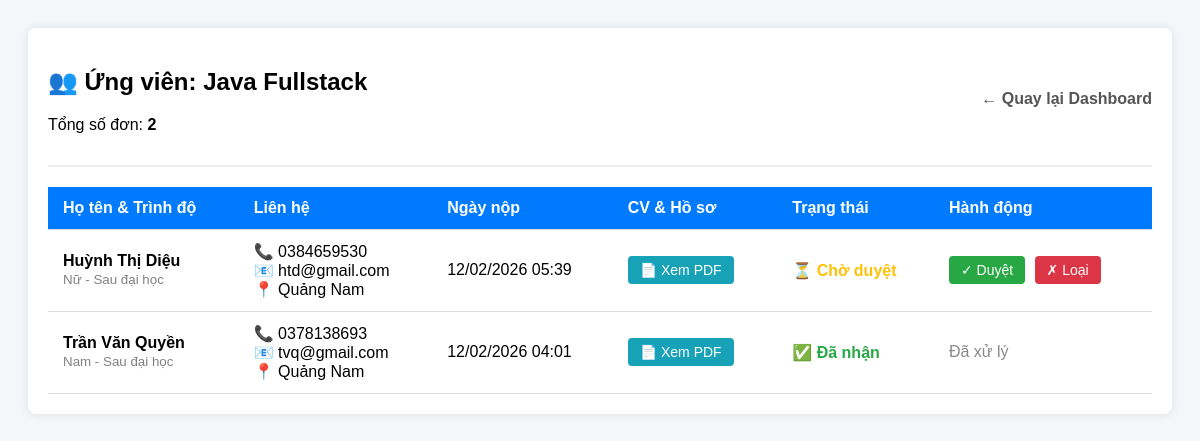
/job/2/applicants/ (signed in), run on the app's committed database.
### base/models.py (models this page shows, shortened)
class JobPost(models.Model):
    recruiter = models.ForeignKey(User, on_delete=models.CASCADE, related_name='job_posts', null=True, blank=True)
    company_name = models.CharField(max_length=200)
    title = models.TextField(max_length=200, verbose_name="Tiêu đề công việc")
    description = models.TextField(verbose_name="Mô tả công việc")
    requirements = models.TextField(verbose_name="Yêu cầu công việc")
    salary_range = models.CharField(max_length=100, null=True, blank=True)
    location = models.CharField(max_length=255, verbose_name="Địa điểm làm việc")
    deadline = models.DateField(null = True, blank = True)
    is_active = models.BooleanField(default=True)
    created_at = models.DateTimeField(auto_now_add=True)
    interview_count = models.IntegerField(default=0, verbose_name="Số lượng đã nộp hồ sơ")
    full_text_search = models.TextField(blank=True, null=True)

class Application(models.Model):
    STATUS_CHOICES = (('pending', 'Đang chờ'), ('accepted', 'Mời phỏng vấn'), ('rejected', 'Từ chối'))
    job = models.ForeignKey(JobPost, on_delete=models.CASCADE, related_name='applications')
    candidate = models.ForeignKey(User, on_delete=models.CASCADE, related_name='my_applications')
    applied_at = models.DateTimeField(auto_now_add=True)
    cv_snapshot = models.FileField(upload_to='application_cvs/')
    status = models.CharField(max_length=10, choices=STATUS_CHOICES, default='pending')
    class Meta:
        unique_together = ('job', 'candidate')

class User(AbstractUser):
    username = None
    email = models.EmailField(unique=True, verbose_name="Địa chỉ Email")
    ROLE_CHOICES = (
        ('candidate', 'Ứng viên'),
        ('recruiter', 'Nhà tuyên dụng'),
    )
    role = models.CharField(max_length=10, choices=ROLE_CHOICES, default='candidate')
    USERNAME_FIELD = 'email'
    REQUIRED_FIELDS = []
    objects = CustomerUserManager()

class CandidateProfile(models.Model):
    user = models.OneToOneField(User, on_delete=models.CASCADE, related_name='candidate_profile')
    full_name = models.CharField(max_length=255)
    avatar = models.ImageField(upload_to='avatars/', blank=True, null=True)
    phone_number = models.CharField(max_length=20)
    address = models.CharField(max_length=255, verbose_name="Địa chỉ")
    GENDER_CHOICES = (('Male', 'Nam'), ('Female', 'Nữ'), ('Other', 'Khác'))
    gender = models.CharField(max_length=10, choices=GENDER_CHOICES, default='Male')
    LEVEL_CHOICES = ((1, 'Trung cấp'), (2, 'Cao đẳng'), (3, 'Đại học'), (4, 'Sau đại học'))
    level = models.IntegerField(choices=LEVEL_CHOICES, default=3, verbose_name="Trình độ học vấn")
    skills = models.TextField(verbose_name="Kỹ năng")
    cv_file = models.FileField(upload_to='cvs/')
    cv_extracted_text = models.TextField(blank=True, null=True)

### base/views/recruiter_view.py (the view)
# urls.py: path('job/<str:pk>/applicants/', recruiter_view.job_applicants, name='job_applicants'),
@login_required(login_url='login')
def job_applicants(request, pk):
    job = get_object_or_404(JobPost, id=pk)
    if request.user != job.recruiter:
        return HttpResponseForbidden("Bạn không có quyền xem ứng viên cho công việc này.")
    applications = Application.objects.filter(job=job).order_by('-id')
    context = {
        'job': job,
        'applications': applications
    }
    return render(request, 'recruiter/job_applicants.html', context)

### base/templates/recruiter/job_applicants.html (shortened to what this page needs)
<!DOCTYPE html>
<html lang="vi">
<head>
</head>
<body>
<div class="container">
    <div class="header">
        <div>
            <h2>👥 Ứng viên: {{ job.title }}</h2>
            <p>Tổng số đơn: <strong>{{ applications.count }}</strong></p>
        </div>
        <a href="{% url 'recruiter_dashboard' %}" class="btn-back">← Quay lại Dashboard</a>
    </div>
    <table>
        <thead>
            <tr>
                <th>Họ tên & Trình độ</th>
                <th>Liên hệ</th>
                <th>Ngày nộp</th>
                <th>CV & Hồ sơ</th>
                <th>Trạng thái</th>
                <th>Hành động</th>
            </tr>
        </thead>
        <tbody>
            {% for app in applications %}
            <tr>
                <td>
                    <strong>{{ app.candidate.candidate_profile.full_name }}</strong><br>
                    <small style="color: gray;">
                        {{ app.candidate.candidate_profile.get_gender_display }} -
                        {{ app.candidate.candidate_profile.get_level_display }}
                    </small>
                </td>
                <td>
                    📞 {{ app.candidate.candidate_profile.phone_number }}<br>
                    📧 {{ app.candidate.email }}<br>
                    📍 {{ app.candidate.candidate_profile.address }}
                </td>
                <td>{{ app.applied_at|date:"d/m/Y H:i" }}</td>
                <td>
                    {% if app.candidate.candidate_profile.cv_file %}
                        <a href="{% url 'view_application_cv' app.id %}" target="_blank" class="btn btn-cv">
                            📄 Xem PDF
                        </a>
                    {% else %}
                        <span style="color: red;">Chưa có CV</span>
                    {% endif %}
                </td>
                <td>
                    {% if app.status == 'Pending' %}
                        <span class="status-pending">⏳ Chờ duyệt</span>
                    {% elif app.status == 'Accepted' %}
                        <span class="status-accepted">✅ Đã nhận</span>
                    {% else %}
                        <span class="status-rejected">❌ Từ chối</span>
                    {% endif %}
                </td>
                <td>
                    {% if app.status == 'Pending' %}
                        <a href="{% url 'update_application_status' app.id 'Accepted' %}" class="btn btn-accept">✓ Duyệt</a>
                        <a href="{% url 'update_application_status' app.id 'Rejected' %}" class="btn btn-reject" onclick="return confirm('Từ chối ứng viên này?')">✗ Loại</a>
                    {% else %}
                        <span style="color: #888;">Đã xử lý</span>
                    {% endif %}
                </td>
            </tr>
            {% empty %}
            <tr>
                <td colspan="6" style="text-align: center; padding: 20px;">
                    Chưa có ứng viên nào nộp đơn cho vị trí này.
                </td>
            </tr>
            {% endfor %}
        </tbody>
    </table>
</div>
</body>
</html>

### base/templates/recruiter/job_applicants.html (style rules this page uses)
body { font-family: sans-serif; padding: 20px; background-color: #f4f6f9; }
.container { max-width: 1200px; margin: 0 auto; background: white; padding: 20px; border-radius: 8px; box-shadow: 0 0 10px rgba(0,0,0,0.1); }
.header { display: flex; justify-content: space-between; align-items: center; border-bottom: 2px solid #eee; padding-bottom: 15px; margin-bottom: 20px; }
.btn-back { text-decoration: none; color: #555; font-weight: bold; }
table { width: 100%; border-collapse: collapse; }
th, td { padding: 12px 15px; text-align: left; border-bottom: 1px solid #ddd; }
th { background-color: #007bff; color: white; }
.btn { padding: 6px 12px; border-radius: 4px; text-decoration: none; color: white; font-size: 14px; margin-right: 5px; display: inline-block; }
.btn-cv { background-color: #17a2b8; }
.btn-accept { background-color: #28a745; }
.btn-reject { background-color: #dc3545; }
.status-pending { color: #ffc107; font-weight: bold; }
.status-accepted { color: #28a745; font-weight: bold; }

### data on the page
JobPost: title "Java Fullstack"
Application: candidate.candidate_profile.full_name "Huỳnh Thị Diệu", candidate.candidate_profile.gender "Nữ", candidate.candidate_profile.level "Sau đại học", candidate.candidate_profile.phone_number "0384659530", candidate.email "htd@gmail.com", candidate.candidate_profile.address "Quảng Nam", applied_at "12/02/2026 05:39", shows "📄 Xem PDF", status "⏳ Chờ duyệt"
Application: candidate.candidate_profile.full_name "Trần Văn Quyền", candidate.candidate_profile.gender "Nam", candidate.candidate_profile.level "Sau đại học", candidate.candidate_profile.phone_number "0378138693", candidate.email "tvq@gmail.com", candidate.candidate_profile.address "Quảng Nam", applied_at "12/02/2026 04:01", shows "📄 Xem PDF", status "✅ Đã nhận"

### other printed values
{{ applications.count }} "2"
